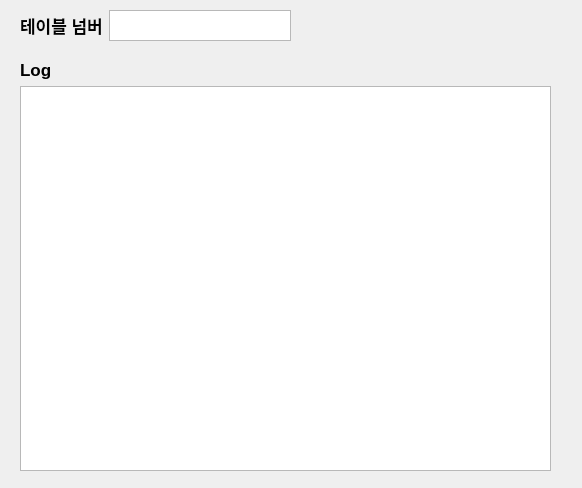
<?xml version="1.0" encoding="UTF-8"?>
<ui version="4.0">
 <class>Form</class>
 <widget class="QWidget" name="Form">
  <property name="geometry">
   <rect>
    <x>0</x>
    <y>0</y>
    <width>582</width>
    <height>488</height>
   </rect>
  </property>
  <property name="windowTitle">
   <string>Form</string>
  </property>
  <widget class="QWidget" name="verticalLayoutWidget">
   <property name="geometry">
    <rect>
     <x>20</x>
     <y>60</y>
     <width>531</width>
     <height>411</height>
    </rect>
   </property>
   <layout class="QVBoxLayout" name="verticalLayout">
    <item>
     <widget class="QLabel" name="label_log">
      <property name="font">
       <font>
        <pointsize>13</pointsize>
        <weight>75</weight>
        <bold>true</bold>
       </font>
      </property>
      <property name="text">
       <string>Log</string>
      </property>
     </widget>
    </item>
    <item>
     <widget class="QTextBrowser" name="textBrowser_log"/>
    </item>
   </layout>
  </widget>
  <widget class="QWidget" name="horizontalLayoutWidget">
   <property name="geometry">
    <rect>
     <x>20</x>
     <y>10</y>
     <width>271</width>
     <height>31</height>
    </rect>
   </property>
   <layout class="QHBoxLayout" name="horizontalLayout_2">
    <item>
     <widget class="QLabel" name="label_table">
      <property name="font">
       <font>
        <pointsize>13</pointsize>
        <weight>75</weight>
        <bold>true</bold>
       </font>
      </property>
      <property name="text">
       <string>테이블 넘버</string>
      </property>
     </widget>
    </item>
    <item>
     <widget class="QTextBrowser" name="textBrowser_table_num"/>
    </item>
   </layout>
  </widget>
 </widget>
 <resources/>
 <connections/>
</ui>
